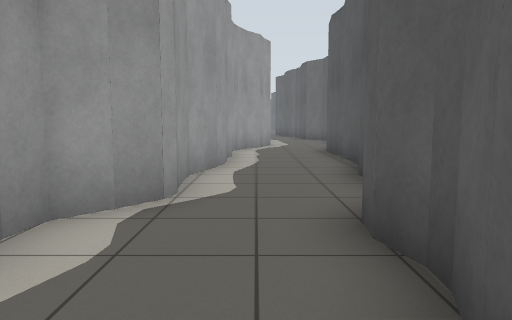
view 1 (above)

12 first-person views from a walk through a Gazebo world. The camera is 0.94 m above the floor, tilts 6° down and sees 70° across. The floor is counted in squares, 1 m on a side. Each view is taken from the middle of a square. On the plan, view 1 faces up. The plan holds only what a view shows up to about 13 squares ahead; the rest is blank. The place goes on beyond the plan.

view 2
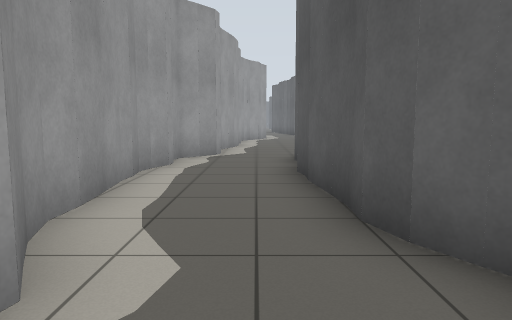

view 3
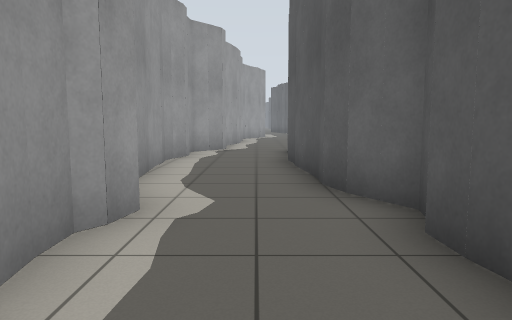

view 4
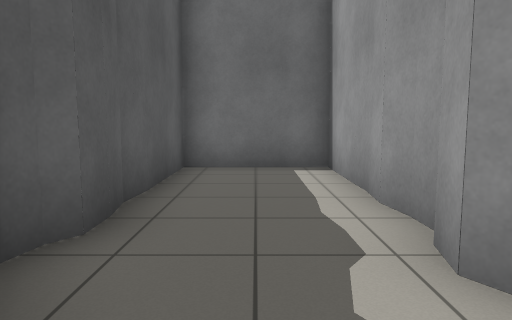

view 5
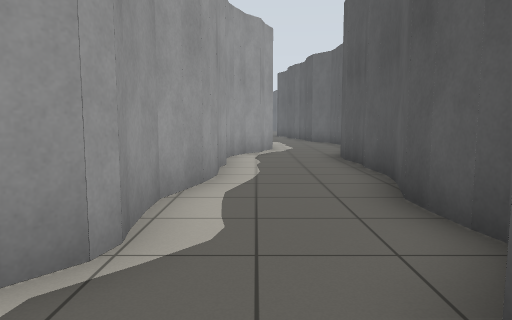

view 6
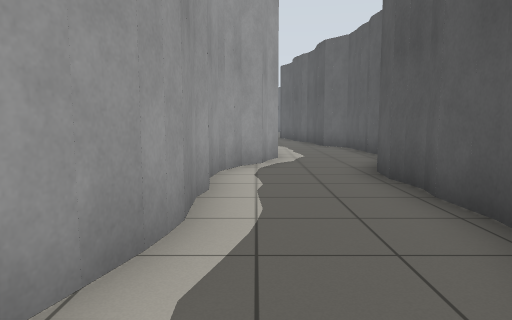

view 7
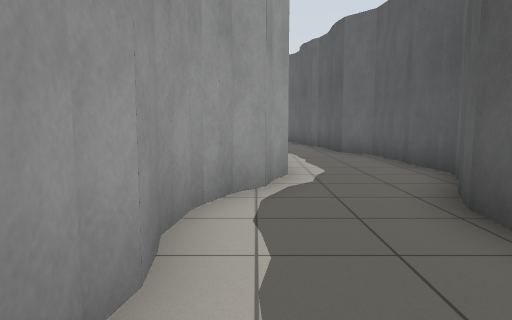

view 8
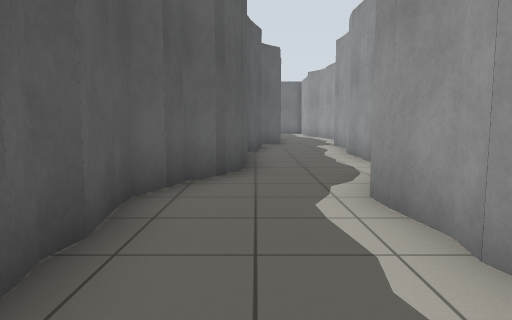

view 9
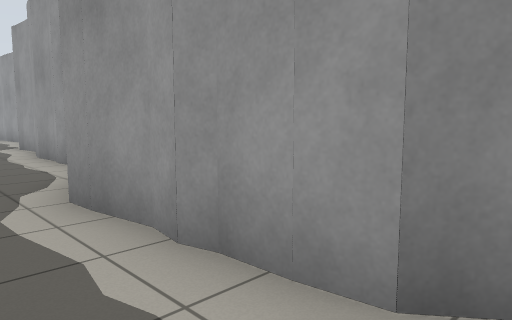

view 10
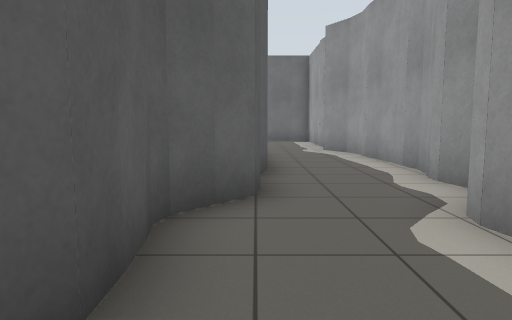

view 11
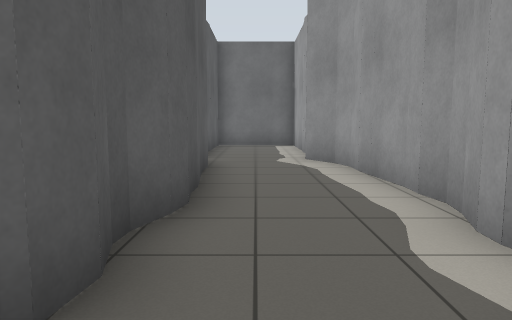

view 12
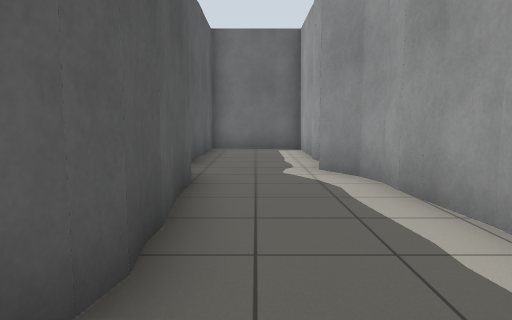

### Floor plan
Ten units are one square. View 1 is at (0, 0); x grows to the right and y downward. Boxes are objects, and circles mark ways between rooms. Rooms are numbered by the first view taken in them; rooms with no view inside come last. Other rooms are left out.
<svg viewBox="-28 -201 68 301">
<path fill="none" stroke="#000" d="M9 20 8 13M11 14 9 2M-16 19 -16 27M12 33 10 26 10 19M9 3 10 -3M-20 26 -18 33M-18 32 -12 42 -14 48M9 -2 8 -10 11 -21M7 -8 8 -14M-22 1 -19 20M16 48 17 42 11 31M-22 -4 -23 3M-15 49 -15 56M-23 -9 -22 -2M-16 55 -15 62M11 -18 11 -23 10 -27 11 -35M-21 -14 -22 -8M-14 61 -15 70M16 62 14 55M-20 -24 -21 -19M-15 69 -15 95 15 95 14 49M15 70 15 61M-21 -29 -18 -21 -21 -12M-10 -45 -19 -34 -19 -29M-8 -77 -12 -64M-7 -96 -7 -84 -8 -76M-6 -100 -8 -94M22 -76 23 -84 22 -106M-17 -64 -17 -57M-12 -58 -11 -51M23 -94 24 -101M-8 -106 -8 -100M-11 -52 -10 -47 -11 -44M-8 -110 -7 -105M23 -105 22 -111M18 -50 18 -64 22 -77M-9 -119 -10 -112M20 -45 19 -52M11 -35 18 -43 20 -48M34 -160 35 -166 33 -171M34 -170 34 -181 26 -192 25 -196M35 -150 34 -162M4 -151 5 -144M4 -170 5 -166 4 -161 5 -151M6 -146 3 -139M4 -178 4 -169M32 -138 35 -145 35 -151M4 -140 3 -134 -4 -127M26 -127 31 -133 33 -139M-1 -188 3 -183 4 -176M-2 -129 -7 -118M22 -117 28 -129M20 -112 21 -119"/>
<circle cx="0" cy="-40" r="3" fill="#2a7"/>
<circle cx="10" cy="-120" r="3" fill="#2a7"/>
<text x="0" y="20">1</text>
<text x="0" y="-80">2</text>
<text x="20" y="-160">3</text>
</svg>
Room 1 opens to room 2. Room 2 opens to room 3.

Where each view was taken, in squares from view 1:
view 1: 0 up, 0 right, facing up
view 2: 6 down, 0 right, facing up
view 3: 8 down, 0 right, facing up
view 4: 2 down, 0 right, facing down
view 5: 2 up, 0 right, facing up
view 6: 5 up, 0 right, facing up
view 7: 8 up, 0 right, facing up
view 8: 19 up, 2 right, facing down
view 9: 19 up, 2 right, facing down-left
view 10: 8 up, 1 right, facing down
view 11: 5 up, 0 right, facing down
view 12: 3 up, 0 right, facing down
